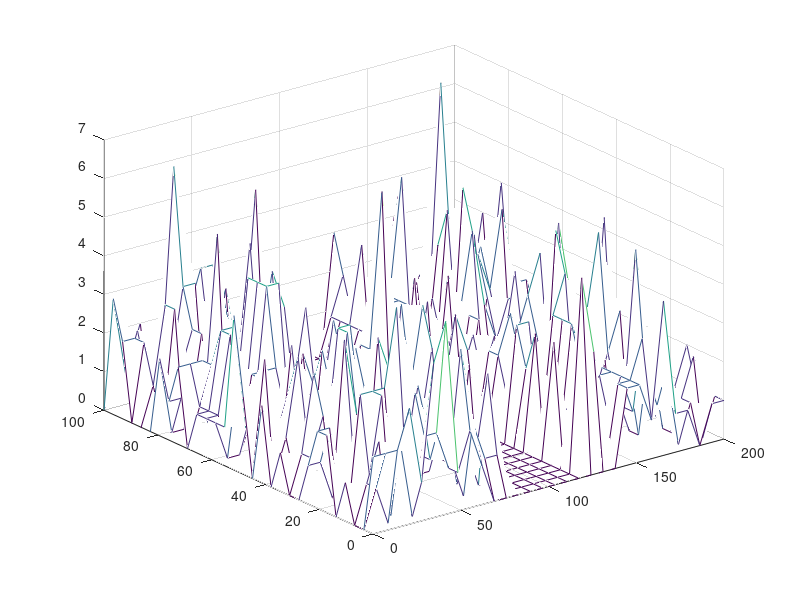
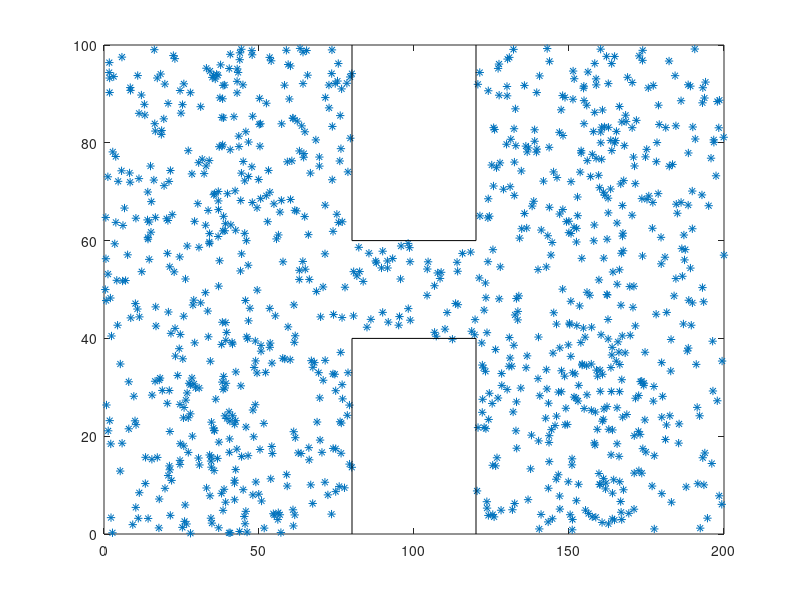

These charts were generated, in order, by the following MATLAB code: (Note: this script raises an error after producing the figures.)
% By : Jake Tully Student # 100904392
% Date: 2016-01-23

% Modeling Drift Current In a Semiconductor

%Effextive mass of Electrons mn = 0.26mo
%Region size of 200nm x 100nm
%Tempurature given as 300K 

%Using a simplistic Monte-Carlo model each particle is given a random direction and position then 
%its motion is tracted through the semiconductior device


clear
clc
close all

kb= 1.38064852*(10^-23); %boltzmans constant
m=0.26*(9.10956*10^-31); %electron rest mass
T = 300; %tempature in Kelvin
v = sqrt((kb*T)/(2*m));% calculation of the thermal velocity
V =sqrt((kb*T)/(m));

numatoms=1000;
traces = 16;
Volts = 0.8 
me = 0.51099906*10^6
q = 1.60217662*10^-19
E = Volts/(200*10-9);
F = q*E;
a = F/m
MFP = V*(0.2*10^-12);

Xo = 200*rand(numatoms,1);
Yo = 100*rand(numatoms,1);
Xo2 = zeros(numatoms,1);
Yo2 = zeros(numatoms,1);

Vx = randn(numatoms,1)*v ;
Vy = randn(numatoms,1)*v ;

nx=100;                           %Number of steps in space(x)
ny=100;
                          %Number of steps in space(y)       
niter=5000;                      %Number of iterations 
dy=2/(nx-1);                     %Width of space step(x)
dx=1/(ny-1);                     %Width of space step(y)
y=0:dy:2;                        %Range of x(0,2) and specifying the grid points
x=0:dx:1;                        %Range of y(0,2) and specifying the grid points
             %Preallocating pn

xbox = [80 80 120 120];
ybox1 = [0 40 40 0];
ybox2 = [100 60 60 100];
for i=1:length(Vx)
  
    if Xo(i)>80 && Xo(i)<120 &&  Yo(i)<40  
        
            if Xo(i)>80 && Xo(i)<100
        
                Xo(i) = Xo(i) -40 - 20*rand(1);
            end
        
            if Xo(i)<120 && Xo(i)>100
          
                Xo(i) = Xo(i) +40 + 20*rand(1);
            end
    end
                                                %for part 3 only
    if Xo(i)>80 && Xo(i)<120 &&  Yo(i)>60  
        
           if Xo(i)>80 && Xo(i)<100
          
              Xo(i) = Xo(i) -40 - 20*rand(1);
           end
        
           if Xo(i)<120 && Xo(i)>100
          
              Xo(i) = Xo(i) +40 + 20*rand(1);
          end
    end
end
h=ones(nx,ny);  
for r=1:(length(x)/2)-10
    for w=(length(x)/2)-10:(length(x)/2)+10
   h(w,r)=0.0001;
  
end
    
end
for r=(length(x)/2)+10:length(x)
    for w=(length(x)/2)-10:(length(x)/2)+10
   h(w,r)=0.0001;

end
    
end


Volts =0.8;
p1=zeros(nx,ny);        %Preallocating p
pn1=zeros(nx,ny);

% Initial Conditions

                %Preallocating p

%Boundary conditions
%Boundary conditions
[X,Y] = meshgrid(x,y);
[L,W] = meshgrid(x,y);

p1(:,1)=0;                  
p1(:,nx)=0;
pn1(:,1)=0;                  
pn1(:,nx)=0;;

p1(1,:)=Volts;               
p1(nx,:)=0;
pn1(1,:)=Volts;                  
pn1(nx,:)=0;
E=p1;





%density mapping
points = 30;
X1 = linspace(0,200,points);
Y1 = linspace(0,100,points);
[X1,Y1] = meshgrid(X1,Y1);
plot(Xo,Yo,'*')
  lk =  points/200;
  wk = points/100;
for B= 1:points
    for A = 1:points
        I1 = Xo<(B/lk);
        I2 = Xo>((B-1)/lk);
        I3 = Yo<(A/wk);
        I4 = Yo>((A-1)/wk);
        
        Z(A,B) = sum(I1.*I2.*I3.*I4 );
        
    
    end 
end

figure(1)
title('Aprior Electron density map')
xlabel('Spatial co-ordinate (x) \rightarrow')
ylabel('{\leftarrow} Spatial co-ordinate (y)')
zlabel('Solution profile (P) \rightarrow')
mesh(X1,Y1,Z)




current = 0;
  

 % check for the correct magnitude of v
scatterd=0;
deltaT = 2.5*10^-6;
time= zeros(numatoms,1);
as=1


 
for t=0:deltaT:deltaT*10^3
averageVx = mean(abs(Vx));
averageVy = mean(abs(Vy));
T1(as) = (sqrt(averageVx^2 + averageVy^2)^2*m)/kb;
t1(as) = t;
v1(as) = Volts - Volts*exp(-t/0.00005);
as= as+1;

i=2:nx-1;
j=2:ny-1;
% potential caculations
for it=1:niter
    pn1=p1;
      
 p1(j,i) = ((pn1(i+1,j+1).*h(i+1,j+1)+pn1(i+1,j-1).*h(i+1,j-1)+pn1(i-1,j+1).*h(i-1,j+1)+pn1(i-1,j-1).*h(i-1,j-1)))/4;
    
  p1(:,1)=0;                  
 p1(:,nx)=0;         
 p1(1,:)=Volts; 
 p1(nx,:)=0;  
end

 [Ey ,Ex] = gradient(p1);    
 Ex(:,1)=0;                  
Ex(:,nx)=0;
Ey(:,1)=0;                  
Ey(:,nx)=0;;

Ex(1,:)=0;                  
Ex(nx,:)=0;
Ey(1,:)=0;                  
Ey(nx,:)=0;



 n = 1:5:nx;
  n1 = 1:5:(nx/2);
   n2 = (55):5:nx;
   
   a= zeros(length(n),1);
b =ones(length(n),1);
c = transpose(linspace(0,1,length(n)));
color= [a b c];
   
 ex = Ex(n1,n);
 ey = Ey(n1,n);
 l = L(n1,n);
 w = W(n1,n);
 

 ex1 = Ex(n2,n);
 ey1 = Ey(n2,n);
 l1 = L(n2,n);
 w1 = W(n2,n);
 
fx = q.*Ex;
fy = q.*Ey;
ax = (fx./m);
ay = (fy./m);


     Xo2=Xo;
     Yo2=Yo;
     for j=1:length(Xo)
       xp = ceil(Xo/2);
       yp = ceil(Yo);
       
       
       while (sum(xp>100)>0||sum(xp<1)>0||sum(yp>100)>0||sum(yp<1)>0)
       I1 = xp <1;
       I2 = xp> 100;
       xp = xp + I1 -I2;
       
       I3 = yp <1;
       I4 = yp > 100;
       yp = yp + I3 -I4;
       
       end
       
       
     Vx(j) = Vx(j) +  ax(xp(j),yp(j))*deltaT;
     Vy(j) = Vy(j) +  ay(xp(j),yp(j))*deltaT;
     end
      %Vy = Vy - a*deltaT; 
     Xo= Xo+deltaT.*Vx;
     Yo= Yo+deltaT.*Vy;
     
     
     % logic to move particle due to periodic boundary condition in x
     moveleft = (Xo>200)*200;
     moveright = (Xo<0)*200;
     current = current + sum(moveright);
     for r=1:length(Vx)
         if moveright(r)
     Vx(r) = randn()*v ; 
         end 
     end
     Xo = Xo-moveleft + moveright;
     
     hittop = Yo>100;
     hitbot = Yo<0;
     %specular
     Vy = Vy + (-2*Vy.*(Yo<0)) - (2*Vy.*(Yo>100)) ; % logic to change direction when
                                     % hitting y boundary
     %diffusive
     
        Vy = Vy + (-Vy.*hitbot) - (Vy.*hittop)  ;
        Vy = Vy + abs(randn(numatoms,1)*v.*(hitbot)) - abs(randn(numatoms,1)*v.*(hittop)) ;
                                     
     %logic for reflecting at boundaries of box
    inbox1 = ((Xo>80) - (Xo>120)).*(Yo<40);
    inbox2 = ((Xo>80) - (Xo>120)).*(Yo>60);
    
    fromleft = inbox1.*(Xo2<80) + inbox2.*(Xo2<80);
    fromright = inbox1.*(Xo2>120) + inbox2.*(Xo2>120);
                                                            %for part 3 only
    frombottom =  inbox2.*((Xo2>80) - (Xo2>120));
    fromtop = inbox1.*((Xo2>80) - (Xo2>120));
    
    %specular
   
   % Vy = Vy + (-2*Vy.*(fromtop)) - (2*Vy.*(frombottom));
    %Vx = Vx + (-2*Vx.*(fromright)) - (2*Vx.*(fromleft));
  
    %diffusive
    
    Vy = Vy + (-Vy.*(fromtop)) - (Vy.*(frombottom))   +abs(randn(numatoms,1))*v.*fromtop - abs(randn(numatoms,1))*v.*frombottom;
    Vx = Vx + (-Vx.*(fromright)) - (Vx.*(fromleft))   +abs(randn(numatoms,1))*v.*fromright - abs(randn(numatoms,1))*v.*fromleft;
 
                                 
               %{                    
    for k=1:numatoms
        
       if inbox1(k)==0 && inbox2(k) == 0       %for part 3 only
     
     
       time(k)= time(k) + (deltaT);
        Pscat = 1-exp(-time(k)/(2*10^-4) );
       
        if Pscat>(4*rand())
           
          Vx(k) = randn()*v ;               %for part 2&3
          Vy(k) = randn()*v ;
            time(k) = 0;
            scatterd = scatterd +1;
        end    
   
       end    %for part 3 only
     
    
                
    end
  
   
   %}

  Title = sprintf('Simulation of %f atoms Path of %f atoms, number scatterd = %f',numatoms ,traces,scatterd);
  Xlabel = sprintf('length in nano meters');
  Ylabel = sprintf('width in nano meters');

  figure(3)
 
  plot(Xo,Yo,'*')
   hold on
  plot(xbox,ybox1,'k')
  plot(xbox,ybox2,'k')
    hold off
  axis([0 200 0 100])

  
  PlotTragectory(Xo,Yo,Xo2,Yo2,traces,Title,Xlabel,Ylabel)
                                     
                                       
   
end
coulomb = 6.238792*10^18;
current = current/(coulomb*(t*10^-9));

figure(4)
quiver(l,w,ey,ex)
title('Vector plot left of bottleneck ')
xlabel('{\leftarrow} Spatial co-ordinate (y)')
ylabel('Spatial co-ordinate (x) \rightarrow')
zlabel('Solution profile (P) \rightarrow')


figure(5)
quiver(l1,w1,ey1,ex1)
title('Vector plot Right of bottleneck')
xlabel('{\leftarrow} Spatial co-ordinate (y)')
ylabel('Spatial co-ordinate (x) \rightarrow')
zlabel('Solution profile (P) \rightarrow')


figure(6)
mesh(L,W,h)
title('Conductivity mesh')
xlabel('Spatial co-ordinate (x) \rightarrow')
ylabel('{\leftarrow} Spatial co-ordinate (y)')
zlabel('Solution profile (P) \rightarrow')

figure(7)
mesh(L,W,p1)
title({'Potential feild';['{\itNumber of iterations} = ',num2str(it)]})
xlabel('Spatial co-ordinate (x) \rightarrow')
ylabel('{\leftarrow} Spatial co-ordinate (y)')
zlabel('Solution profile (P) \rightarrow')

figure(8)
mesh(L,W,Ex)
title({'Electric Field X';['{\itNumber of iterations} = ',num2str(it)]})
xlabel('Spatial co-ordinate (x) \rightarrow')
ylabel('{\leftarrow} Spatial co-ordinate (y)')
zlabel('Solution profile (P) \rightarrow')

figure(9)
mesh(L,W,Ey)
title({'Electric Field Y';['{\itNumber of iterations} = ',num2str(it)]})
xlabel('Spatial co-ordinate (x) \rightarrow')
ylabel('{\leftarrow} Spatial co-ordinate (y)')
zlabel('Solution profile (P) \rightarrow')

%density mapping
points = 30;
X1 = linspace(0,200,points);
Y1 = linspace(0,100,points);
[X1,Y1] = meshgrid(X1,Y1);
plot(Xo,Yo,'*')
  lk =  points/200;
  wk = points/100;
for B= 1:points
    for A = 1:points
        I1 = Xo<(B/lk);
        I2 = Xo>((B-1)/lk);
        I3 = Yo<(A/wk);
        I4 = Yo>((A-1)/wk);
        
        Z(A,B) = sum(I1.*I2.*I3.*I4 );
        
    
    end 
end

figure(10)
title('final Electron density map')
xlabel('Spatial co-ordinate (x) \rightarrow')
ylabel('{\leftarrow} Spatial co-ordinate (y)')
zlabel('Solution profile (P) \rightarrow')
mesh(X1,Y1,Z)

figure(11)
plot(t1,T1)
title('Tempature Vs Time')
xlabel('Time')
ylabel('Tempature(K)')

figure(12)
plot(t1,v1)
title('Voltage Vs Time')
xlabel('Time')
ylabel('Volts')


averageVx = mean(abs(Vx));
averageVy = mean(abs(Vy));


figure(13)
subplot(2,1,1)
hist(Vx)
title('Final Velocity distributions In X-direction')
xlabel('Velocity in (m/s)')
ylabel('Bin count')
subplot(2,1,2)
hist(Vy)
title('Final Velocity distributions in Y-direction')
xlabel('Velocity in (m/s)')
ylabel('Bin count')


